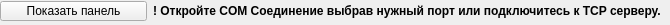
      <widget class="QWidget" name="InfoWidget" native="true">
       <property name="sizePolicy">
        <sizepolicy hsizetype="Expanding" vsizetype="Expanding">
         <horstretch>0</horstretch>
         <verstretch>0</verstretch>
        </sizepolicy>
       </property>
       <property name="minimumSize">
        <size>
         <width>0</width>
         <height>0</height>
        </size>
       </property>
       <property name="maximumSize">
        <size>
         <width>16777215</width>
         <height>25</height>
        </size>
       </property>
       <widget class="QWidget" name="horizontalLayoutWidget">
        <property name="geometry">
         <rect>
          <x>0</x>
          <y>0</y>
          <width>661</width>
          <height>22</height>
         </rect>
        </property>
        <layout class="QHBoxLayout" name="InfoLayout">
         <item>
          <widget class="QPushButton" name="InfoButton">
           <property name="sizePolicy">
            <sizepolicy hsizetype="Maximum" vsizetype="Fixed">
             <horstretch>0</horstretch>
             <verstretch>0</verstretch>
            </sizepolicy>
           </property>
           <property name="minimumSize">
            <size>
             <width>40</width>
             <height>20</height>
            </size>
           </property>
           <property name="maximumSize">
            <size>
             <width>155</width>
             <height>20</height>
            </size>
           </property>
           <property name="text">
            <string>Показать панель</string>
           </property>
          </widget>
         </item>
         <item>
          <widget class="QLabel" name="InfoText">
           <property name="font">
            <font>
             <weight>75</weight>
             <bold>true</bold>
            </font>
           </property>
           <property name="text">
            <string>! Откройте COM Соединение выбрав нужный порт или подключитесь к TCP серверу.</string>
           </property>
          </widget>
         </item>
        </layout>
       </widget>
      </widget>
